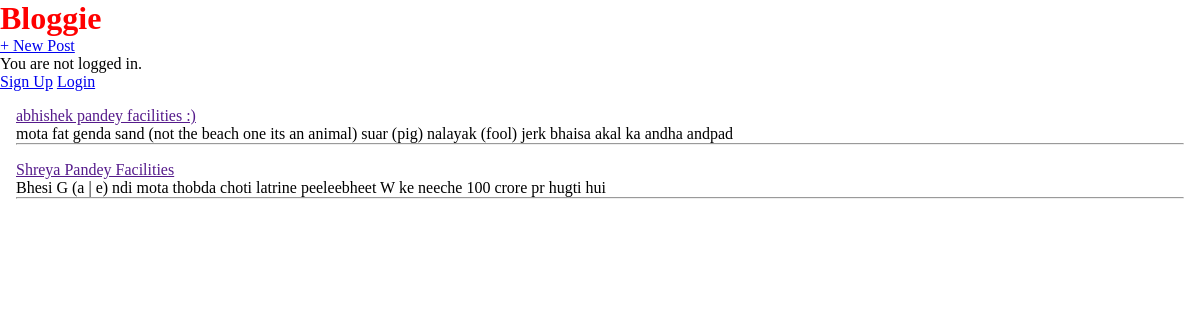
The app's page /, older data.
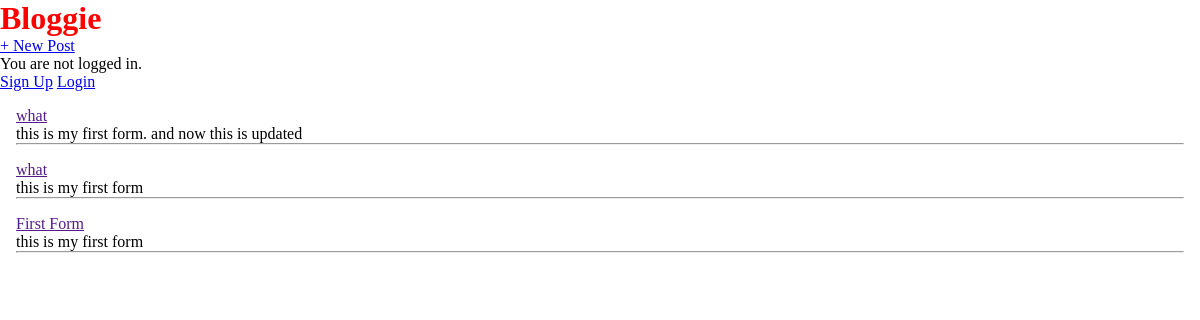
The same page, newer data.
### blog/models.py (models this page shows, shortened)
class Post(models.Model):
    title = models.CharField(max_length=200)
    author = models.ForeignKey(
        'auth.User',
        on_delete=models.CASCADE
    )
    text = models.TextField()

### blog/views.py (the view)
# urls.py: path('', HomePageView.as_view(), name='home'),
class HomePageView(ListView):
    model = Post
    template_name = 'index.html'
    context_object_name = 'all_posts'

### templates/index.html
{% extends 'base.html' %}
{% block content %}
    {% for post in all_posts %}
    <div class="post-content">
        <a href="">{{ post.title }}</a>
        <p>{{ post.text }}</p>
        <hr>
    </div>
    {% endfor %}
{% endblock %}

### templates/base.html (shortened to what this page needs)
{% load static %}
<html>
    <head>
        <link href="{% static 'css/style.css' %}" rel="stylesheet">
    </head>
    <body>
        <header>
            <div class="navbar-left">
                <h1>
                    <a href="{% url 'home' %}" id="website-name">Bloggie</a> </h1>
            </div>
            <div class="navbar-right">
                <a href="{% url 'post_new' %}">+ New Post</a> </h1>
            </div>
        </header>
        {% if user.is_authenticated %}
            Logged in as {{ user.username }}.<br>
            <a href="{% url 'logout' %}">Logout</a>
        {% else %}
            You are not logged in.<br>
            <a href="{% url 'signup' %}">Sign Up</a>
            <a href="{% url 'login' %}">Login</a>
        {% endif %}
        {% block content %}
        {% endblock %}
    </body>
</html>

### static/css/style.css (style rules this page uses)
* { margin: 0; padding: 0; }
#website-name { color: red; text-decoration: none; }
.navbar-right { display: inline-block; margin-right: 0; }
.post-content { margin: 1em; border = "solid 1px black"; border-radius: 10px; }

Row changes from the older to the newer data that the page shows:
removed Post: title "abhishek pandey facilities :)", text "mota fat genda sand (not the beach one its an animal) suar (pig) nalayak (fool) jerk bhaisa akal ka andha andpad"
removed Post: title "Shreya Pandey Facilities", text "Bhesi G (a | e) ndi mota thobda choti latrine peeleebheet W ke neeche 100 crore pr hugti hui"
added Post: title "what", text "this is my first form. and now this is updated"
added Post: title "what", text "this is my first form"
added Post: title "First Form", text "this is my first form"
